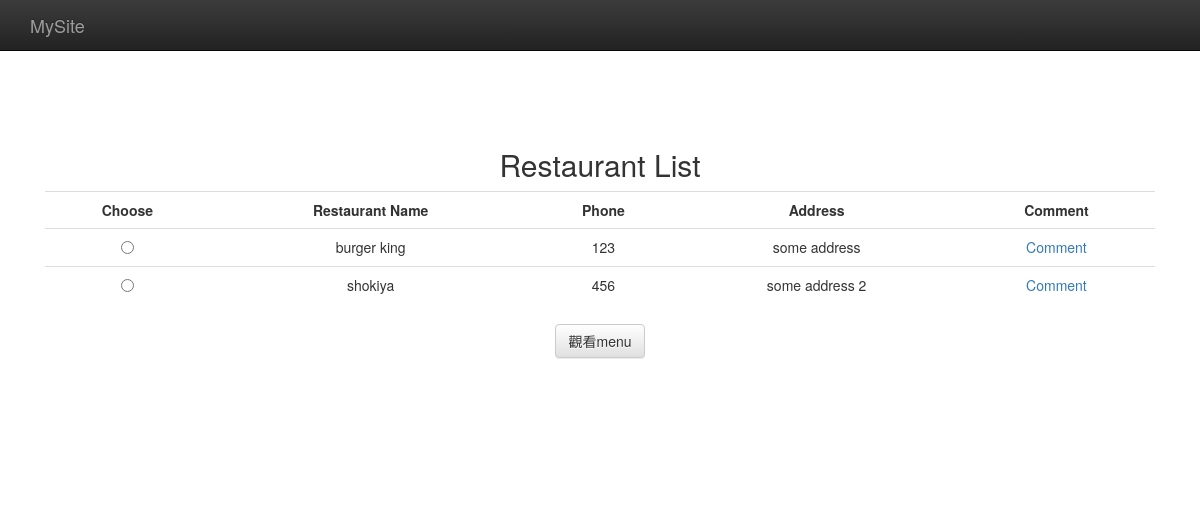
The page /restaurants_list/ on the database as committed earlier.
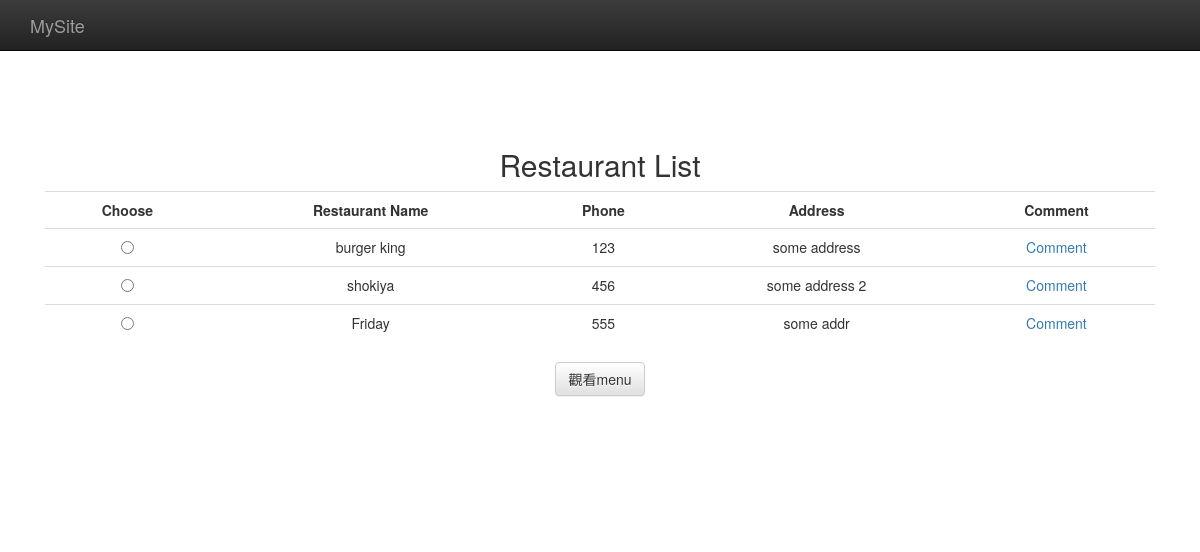
The same page on the database as committed later.
### restaurants/models.py (models this page shows, shortened)
class Restaurant(models.Model):
    name = models.CharField(max_length=20)
    phone_number = models.CharField(max_length=15)
    address = models.CharField(max_length=50, blank=True)

### restaurants/views.py (the view)
# urls.py: url(r'^restaurants_list/$', list_restaurants),
def list_restaurants(request):
    restaurants = Restaurant.objects.all()
    return render_to_response('restaurants_list.html', locals())

### restaurants/templates/restaurants_list.html (shortened to what this page needs)
<!doctype html>
<html>
    <head>
        <link rel="stylesheet" href="https://maxcdn.bootstrapcdn.com/bootstrap/3.3.1/css/bootstrap.min.css">
        <link rel="stylesheet" href="https://maxcdn.bootstrapcdn.com/bootstrap/3.3.1/css/bootstrap-theme.min.css">
    </head>
    <body>
        <nav class="navbar navbar-inverse navbar-fixed-top" role="navigation">
            <div class="container">
                <div class="navbar-header">
                    <a class="navbar-brand" href="#">MySite</a>
                </div>
            </div>
        </nav>
        <div class="container">
            <div class="center_padding">
                <h2>Restaurant List</h2>
                <form action="/menu/" method="get">
                <table class="table table-hover">
                    <tr>
                        <th>Choose</th>
                        <th>Restaurant Name</th>
                        <th>Phone</th>
                        <th>Address</th>
                        <th>Comment</th>
                    </tr>
                    {% for r in restaurants %}
                    <tr>
                         <td> <input type="radio" name="id" value="{{r.id}}"> </td>
                        <td> {{ r.name }} </td>
                        <td> {{ r.phone_number }} </td>
                        <td> {{ r.address }} </td>
                        <td> <a href="/comment/{{r.id}}/"> Comment </a> </td>
                    </tr>
                    {% endfor %}
                </table>
                <input type="submit" value="觀看menu" class="btn btn-default">
                </form>
            </div>
        </div>
    </body>
</html>

Rows that differ between the two databases and show on the page:
added Restaurant: name "Friday", phone_number "555", address "some addr"
